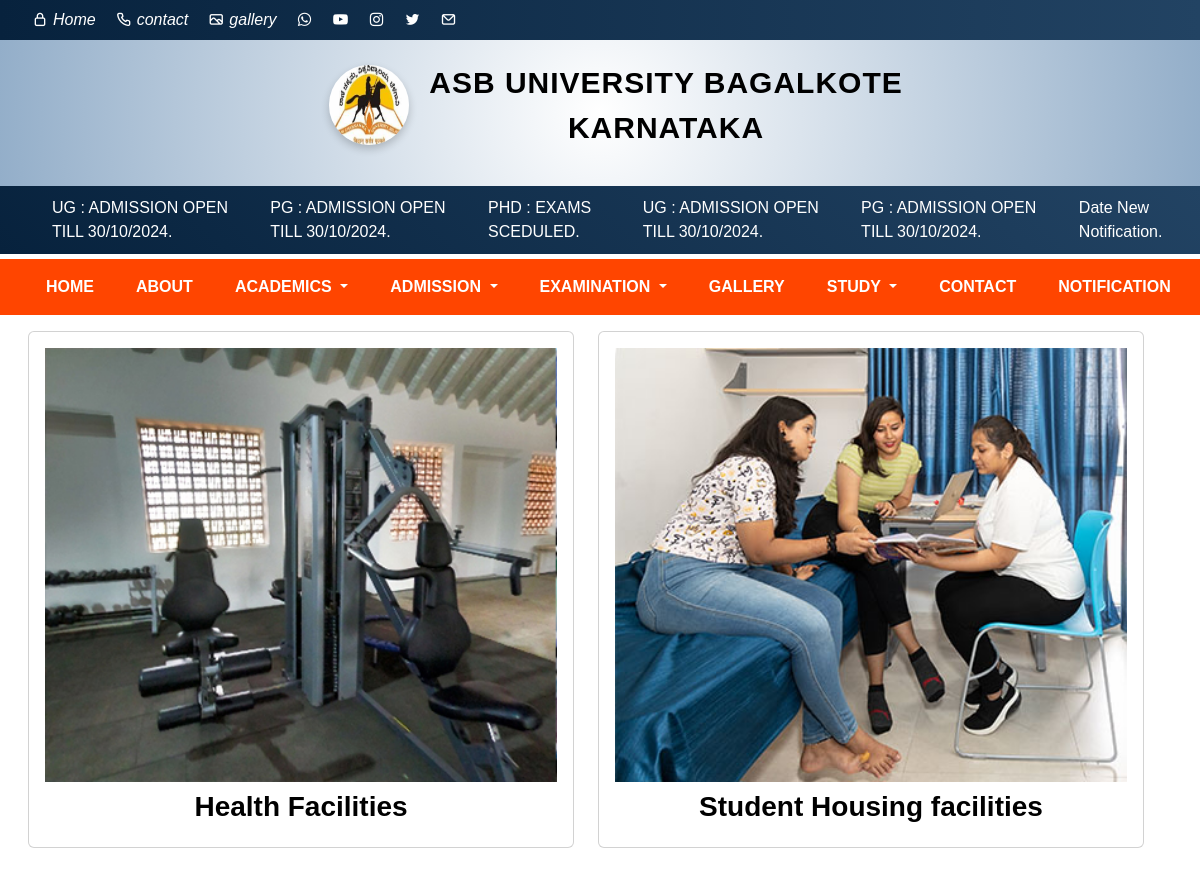
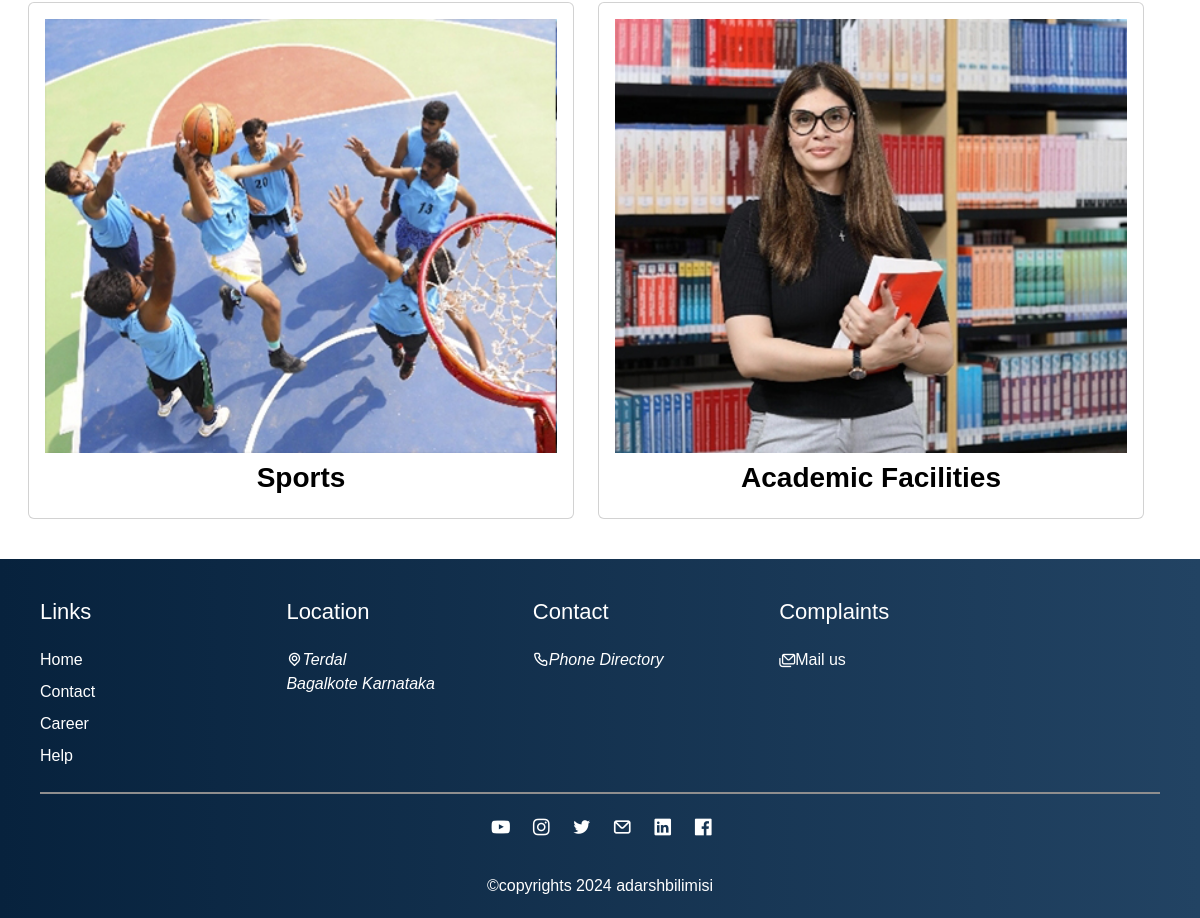
Screenshot of /gallery_view/ with the database file from the repository (2 pictures, top to bottom).
### contact/models.py (models this page shows, shortened)
class Gallery(models.Model):
    title = models.CharField(max_length=100)
    img = models.ImageField(upload_to="gallery")

### contact/views.py (the view)
# urls.py: path('gallery_view/', views.gallery_view, name='gallery_view'),
def gallery_view(request):
    images = Gallery.objects.all()
    return render(request,'gallery.html',{'images':images})

### contact/templates/gallery.html
{% extends 'layout/main.html' %}
{% load static %}
{% block content %}
<div class="container m-3">
    <div class="row">
            {% for image in images %}
                <div class="col-md-6">
                    <div class="card mb-4">
                        <div class="card-body">
                            <div class="category-image">
                                <img src="{{ image.img.url }}" alt="" class="w-100"/>
                            </div>
                             <h3 class="text-center text-black mt-2"><b>{{ image.title }}</b></h4>
                        </div>
                    </div>
                </div>
            {% endfor %}
    </div>
</div>
{% endblock %}

### contact/templates/layout/main.html (shortened to what this page needs)
{% load static %}
<!doctype html>
<html lang="en">
  <head>
    <link href="https://cdn.jsdelivr.net/npm/bootstrap@5.2.3/dist/css/bootstrap.min.css" rel="stylesheet">
    <link rel="stylesheet" href="https://unicons.iconscout.com/release/v4.0.0/css/line.css">
    <link rel="stylesheet" href="{% static 'css/navbar2.css' %}?v=2">
    <link rel="stylesheet" href="{% static 'css/rcubfooter.css' %}?v=2">
    <link rel="stylesheet" href="{% static 'css/about.css' %}">
    <link rel="stylesheet" href="//cdn.jsdelivr.net/npm/alertifyjs@1.13.1/build/css/alertify.min.css"/>
  </head>
  <body>
    {% include 'inc/rcubnavbar.html' %}
    {% block content %}
    {% endblock content %}
    {% include 'inc/rcubfooter.html' %}
  </body>
</html>

### contact/templates/inc/rcubnavbar.html (shortened to what this page needs)
{% load static %}
      <div id="icon-header">
        <nav class="navbar navbar-expand-lg " id="icon-header-mini">
          <div class="container-fluid">
            <i class="uil uil-lock icon"><a href="{% url 'index' %}">Home</a></i>
            <div class="collapse navbar-collapse" id="navbarTogglerDemo02">
              <ul class="navbar-nav me-auto mb- mb-lg-0">
                <li class="nav-item">
                  <i class="uil uil-phone"><a href="{% url 'contact' %}">contact</a></i>
                </li>
                <li class="nav-item">
                  <i class="uil uil-image"><a href="{% url 'gallery_view' %}">gallery</a></i>
                </li>
                <li class="nav-item">
                  <a href="https://api.whatsapp.com/send?phone=6281350918"><i class="uil uil-whatsapp"></i></a>
                </li>
                <li class="nav-item">
                  <a href="https://www.youtube.com/channel/UCtrcypQvMVC8utr7xWZ2x-w/videos" target="_blank"><i class="uil uil-youtube"></i></a>
                </li>
                <li class="nav-item">
                  <a href="https://www.instagram.com/rcub_students/"><i class="uil uil-instagram"></i></a>
                </li>
                <li class="nav-item">
                  <a href="https://twitter.com/RCUB_University"><i class="uil uil-twitter"></i></a>
                </li>
                <li class="nav-item">
                  <a href="mailto:asbadarsh21@gmail.com"><i class="uil uil-envelope"></i></a>
                </li>
              </ul>
            </div>
          </div>
        </nav>
      </div>
      <div class="container-fluid " id="main-logo-heading" >
        <ul id="logo-heading" >
          <li><img src="{% static 'img/logo1.jpg' %}?v=2" alt="Logo" width="80" height="80" ></li>
          <li id="heading" >ASB UNIVERSITY BAGALKOTE<div>KARNATAKA</div> </li>
        </ul>
      </div>
            <nav class="navbar navbar-expand-lg" id="marquee-news">
              <div class="container-fluid">
                <marquee class="" scrollamount="10" behavior="scroll" direction="left" onmouseover="this.stop();"
                    onmouseout="this.start();">
                    <div id="marque-li">
                        <ul id="new-marquee" class="">
                            <li>
                                <div class="datenews">
                                    UG : ADMISSION OPEN TILL 30/10/2024.
                                </div>
                            </li>
                            <li>
                                <div class="datenews">
                                    PG : ADMISSION OPEN TILL 30/10/2024.
                                </div>
                            </li>
                            <li>
                                <div class="datenews">
                                    PHD : EXAMS SCEDULED.
                                </div>
                            </li>
                            <li>
                                <div class="datenews">
                                  UG : ADMISSION OPEN TILL 30/10/2024.
                                </div>
                            </li>
                            <li>
                                <div class="datenews">
                                  PG : ADMISSION OPEN TILL 30/10/2024.
                                </div>
                            </li>
                            <li>
                                <div class="datenews">
                                    Date New Notification.
                                </div>
                            </li>
                        </ul>
                    </div>
                </marquee>
              </div>
            </nav>
      <div id="big-header">
      <nav class="navbar navbar-expand-lg sticky-top">
        <div class="container-fluid">
          <div class="collapse navbar-collapse" id="navbarNavDropdown">
            <ul class="navbar-nav">
              <li class="nav-item dropdown">
                <li class="nav-item">
                  <a href="{% url 'index' %}" class="nav-link" id="big-header-items">HOME</a>
              </li>
             </li>
              <li class="nav-item">
                <a class="nav-link active" href="{% url 'about2' %}" role="button"  id="big-header-items">
                  ABOUT
                </a>
              </li>
              <li class="nav-item dropdown">
                <a class="nav-link dropdown-toggle" href="#" role="button" data-bs-toggle="dropdown" aria-expanded="false" id="big-header-items">
                  ACADEMICS
                </a>
              </li>
              <li class="nav-item dropdown">
                <a class="nav-link dropdown-toggle" href="#" role="button" data-bs-toggle="dropdown" aria-expanded="false" id="big-header-items">
                  ADMISSION
                </a>
              </li>
              <li class="nav-item dropdown">
                <a class="nav-link dropdown-toggle" href="#" role="button" data-bs-toggle="dropdown" aria-expanded="false" id="big-header-items">
                  EXAMINATION
                </a>
              </li>
              <li class="nav-item dropdown">
                <a class="nav-link" href="{% url 'gallery_view' %}" role="button" aria-expanded="false" id="big-header-items">
                  GALLERY
                </a>
              </li>
              <li class="nav-item dropdown">
                <a class="nav-link dropdown-toggle" href="#" role="button" data-bs-toggle="dropdown" aria-expanded="false" id="big-header-items">
                  STUDY
                </a>
              </li>
              <li class="nav-item dropdown">
                <li class="nav-item">
                  <a href="{% url 'contact' %}" class="nav-link" id="big-header-items">CONTACT</a>
              </li>
              </li>
              <li class="nav-item">
                <a class="nav-link active" href="{% url 'notification_view' %}" id="big-header-items">NOTIFICATION</a>
              </li>
            </ul>
          </div>
        </div>
      </nav>
    </div>

### contact/templates/inc/rcubfooter.html
{% load static %}
<body>
    <div class="main-wrap">
        <div class="footer-wrap">
            <div class="footer-wrap12">
                <div class="footer-section">
                    <h1>Links</h1>
                    <a href="{% url 'index' %}">Home</a>
                    <a href="{% url 'contact' %}">Contact</a>
                    <a href="{% url 'working' %}">Career</a>
                    <a href="{% url 'contact' %}">Help</a>
                </div>
                <div class="footer-section">
                    <h1>Location</h1>
                    <a href="https://www.bing.com/maps?ty=18&q=rani+channamma+university%2C+belagavi+location&ppois=16.00457191467285_74.50377655029297_rani+channamma+university%2C+belagavi+location_%7E&cp=16.006069%7E74.504063&lvl=14.7&v=2&sV=1&FORM=SNAPST" target="_blank"><i class="uil uil-location-point">Terdal<br>Bagalkote Karnataka</i></a>
                </div>
                <div class="footer-section">
                    <h1>Contact</h1>
                    <a href="#"><i class="uil uil-phone">Phone Directory</i></a>
                </div>
                <div class="footer-section">
                    <h1>Complaints</h1>
                    <a href="mailto:asbadarsh21@gmail.com"><i class="uil uil-envelopes"></i>Mail us</i></a>
                </div>
            </div>
            <div class="footer-wrap-2">
                <div class="line">
                    <div class="social-link">
                    <a href="https://www.youtube.com/channel/UCtrcypQvMVC8utr7xWZ2x-w/videos" target="_blank"><i class="uil uil-youtube"></i></a>
                    <a href="#"><i class="uil uil-instagram"></i></a>
                    <a href="https://twitter.com/RCUB_University"><i class="uil uil-twitter"></i></a>
                    <a href="mailto:asbadarsh21@gmail.com"><i class="uil uil-envelope"></i></a>
                    <a href="https://www.linkedin.com/school/rani-channamma-university-belagavi/ "><i class="uil uil-linkedin"></i></a>
                    <a href="https://www.facebook.com/people/RCUBInfo/100064197997180/" target="_blank"><i class="uil uil-facebook"></a></i>
                </div>
            </div>
        </div>
    </div>
    <div class="footer-bottom">
        <div class="last-box">
            <a href="https://adarshbilimisi.pythonanywhere.com/" target="_blank" style="color:white;">&copy;copyrights 2024 adarshbilimisi</a>
        </div>
    </div>

### static/css/navbar2.css (style rules this page uses)
body { margin: 0; padding: 0; font-family: 'Inter', sans-serif; }
#icon-header { padding: 0; margin: 0; background: linear-gradient(to right, #07223d, #224363); }
#icon-header i { padding-left: 20px; text-decoration: none; color: white; }
#icon-header i a { text-decoration: none; color: white; padding-left: 5px; font-family: var(--inter); }
#marquee-news { color: white; background: linear-gradient(45deg, #07223d, #224363); padding: 10px; }
#marque-li ul { display: inline-flex; list-style: none; padding: 0; margin: 0; }
#marque-li ul li { padding-left: 30px; font-family: var(--inter); }
#big-header { background-color: orangered; margin-top: 5px; }
#big-header #big-header-items { color: white; font-family: var(--inter); font-size: medium; font-weight: 700; margin-left: 26px; transition: color 0.3s ease, text-decoration 0.3s ease; }
#heading { padding-left: 20px; font-size: 30px; color:black; text-align: center; font-family: sans-serif; font-weight: 800; letter-spacing: 1px; }
#main-logo-heading { display: flex; align-items: center; justify-content: center; text-align: center; padding: 20px 0; background: radial-gradient(circle, #ffffff, #93aec9); }
#main-logo-heading ul { display: flex; align-items: center; }
#main-logo-heading ul li { list-style: none; }
#main-logo-heading ul li img { border-radius: 50%; box-shadow: 0 4px 8px rgba(0, 0, 0, 0.2); }
.navbar-nav .nav-link { transition: background-color 0.3s ease, color 0.3s ease; }

### static/css/rcubfooter.css (style rules this page uses)
* { padding: 0; margin: 0; box-sizing: border-box; font-family: Arial, Helvetica, sans-serif; }
.main-wrap { width: 100%; background: #fff; }
.footer-wrap { position: relative; width: 100%; padding: 40px; background: linear-gradient(to right, #07223d, #224363); }
.footer-wrap12 { display:flex; }
.footer-section { width: 22%; }
.footer-section:last-of-type { width: 34%; }
.footer-section a { display: block; text-decoration: none; color: #fff; padding: 4px 0px; }
.footer-wrap h1 { color: #fff; font-size: 22px; margin-bottom: 8px; padding-bottom: 10px; }
.line { margin-top: 20px; margin-bottom: 20px; width: 100%; height: 2px; background: rgb(143,142,142); }
.social-link { text-align: center; }
.social-link a { display: inline-block; height: 26px; width: 26px; padding: 5px; margin: 5px; padding-top:15px; }
.social-link a i { color:#fff; font-size: 20px; }
.footer-bottom { background: linear-gradient(to right, #07223d, #224363); width: 100%; padding: 20px; text-align: center; }
.last-box a { color: #fff; text-decoration: none; }

### static/css/about.css (style rules this page uses)
* { padding: 0; margin: 0; }

### rows the page displays
Gallery: img (picture), title "Health Facilities"
Gallery: img (picture), title "Student Housing facilities"
Gallery: img (picture), title "Sports"
Gallery: img (picture), title "Academic Facilities"
